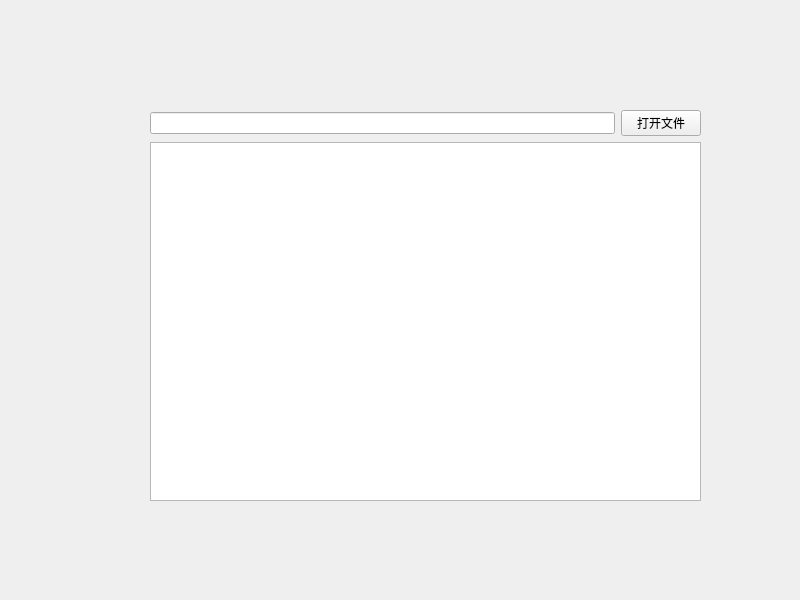
<?xml version="1.0" encoding="UTF-8"?>
<ui version="4.0">
 <class>Widget</class>
 <widget class="QWidget" name="Widget">
  <property name="geometry">
   <rect>
    <x>0</x>
    <y>0</y>
    <width>800</width>
    <height>600</height>
   </rect>
  </property>
  <property name="windowTitle">
   <string>Widget</string>
  </property>
  <widget class="QWidget" name="">
   <property name="geometry">
    <rect>
     <x>150</x>
     <y>110</y>
     <width>551</width>
     <height>391</height>
    </rect>
   </property>
   <layout class="QVBoxLayout" name="verticalLayout">
    <item>
     <layout class="QHBoxLayout" name="horizontalLayout">
      <item>
       <widget class="QLineEdit" name="lineEdit"/>
      </item>
      <item>
       <widget class="QPushButton" name="pushButton">
        <property name="text">
         <string>打开文件</string>
        </property>
       </widget>
      </item>
     </layout>
    </item>
    <item>
     <widget class="QTextEdit" name="textEdit"/>
    </item>
   </layout>
  </widget>
 </widget>
 <resources/>
 <connections/>
</ui>
